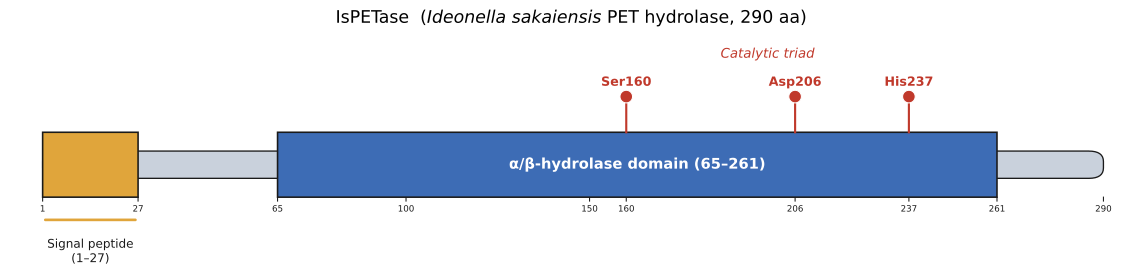

Write Python code to recreate this figure.
#!/usr/bin/env python3
"""Domain schematic of IsPETase (Ideonella sakaiensis PETase, 290 aa).

Draws the protein as a rectangle with the N-terminal signal peptide (1-27)
highlighted and the catalytic Ser-His-Asp triad marked as lollipops.
"""
import matplotlib.pyplot as plt
from matplotlib.patches import FancyBboxPatch, Rectangle

SEQ = ("MNFPRASRLMQAAVLGGLMAVSAAATAQTNPYARGPNPTAASLEASAGPFTVRSFTVSRPSGYGAGTV"
       "YYPTNAGGTVGAIAIVPGYTARQSSIKWWGPRLASHGFVVITIDTNSTLDQPSSRSSQQMAALRQVAS"
       "LNGTSSSPIYGKVDTARMGVMGWSMGGGGSLISAANNPSLKAAAPQAPWDSSTNFSSVTVPTLIFACEN"
       "DSIAPVNSSALPIYDSMSRNAKQFLEINGGSHSCANSGNSNQALIGKKGVAWMKRFMDNDTRYSTFACE"
       "NPNSTRVSDFRTANCS")
N = len(SEQ)                                    # 290
SIGNAL = (1, 27)                                # signal peptide
DOMAIN = (65, 261)                              # HMM domain hit
TRIAD = [(160, 'Ser160'), (206, 'Asp206'), (237, 'His237')]

# palette
C_MATURE = '#3d6cb5'
C_SIGNAL = '#e0a53b'
C_TRIAD  = '#c0392b'
C_BACK   = '#c9d1dc'
INK      = '#1a1a1a'

fig, ax = plt.subplots(figsize=(12, 3.0))

bar_y, bar_h = 0.0, 1.0

# full-length backbone (thin), then overlaid feature boxes
back_h = bar_h * 0.42
back_y = bar_y + (bar_h - back_h) / 2
ax.add_patch(FancyBboxPatch((1, back_y), N - 1, back_h,
             boxstyle='round,pad=0,rounding_size=4', mutation_aspect=0.04,
             linewidth=1.0, edgecolor=INK, facecolor=C_BACK, zorder=2))

# domain hit (65-261)
ax.add_patch(Rectangle((DOMAIN[0], bar_y), DOMAIN[1] - DOMAIN[0], bar_h,
             linewidth=1.2, edgecolor=INK, facecolor=C_MATURE, zorder=3))
# signal peptide (1-27)
ax.add_patch(Rectangle((SIGNAL[0], bar_y), SIGNAL[1] - SIGNAL[0], bar_h,
             linewidth=1.2, edgecolor=INK, facecolor=C_SIGNAL, zorder=3))

# label inside the domain box
ax.text((DOMAIN[0] + DOMAIN[1]) / 2, bar_y + bar_h / 2,
        f'α/β-hydrolase domain ({DOMAIN[0]}–{DOMAIN[1]})',
        ha='center', va='center', color='white', fontsize=11,
        fontweight='bold', zorder=4)

# signal peptide bracket + label below
ax.annotate('', xy=(1, -0.35), xytext=(SIGNAL[1], -0.35),
            arrowprops=dict(arrowstyle='-', color=C_SIGNAL, lw=2))
ax.text((1 + SIGNAL[1]) / 2, -0.62, f'Signal peptide\n({SIGNAL[0]}–{SIGNAL[1]})',
        ha='center', va='top', fontsize=9, color=INK)

# catalytic triad lollipops above the bar
stem_top = bar_h + 0.55
for pos, lab in TRIAD:
    ax.plot([pos, pos], [bar_h, stem_top], color=C_TRIAD, lw=1.6, zorder=5)
    ax.scatter([pos], [stem_top], s=90, color=C_TRIAD, zorder=6,
               edgecolor='white', linewidth=0.8)
    ax.text(pos, stem_top + 0.12, lab, ha='center', va='bottom',
            fontsize=9.5, color=C_TRIAD, fontweight='bold')

ax.text((TRIAD[0][0] + TRIAD[-1][0]) / 2, stem_top + 0.55,
        'Catalytic triad', ha='center', va='bottom', fontsize=10,
        color=C_TRIAD, style='italic')

# residue ruler
ticks = [1, 27, 65, 100, 150, 160, 206, 237, 261, 290]
for t in ticks:
    ax.plot([t, t], [bar_y - 0.06, bar_y], color=INK, lw=0.8, zorder=2)
    ax.text(t, bar_y - 0.12, str(t), ha='center', va='top', fontsize=6.5, color=INK)

ax.set_title('IsPETase  ($Ideonella\\ sakaiensis$ PET hydrolase, 290 aa)',
             fontsize=13, pad=14)
ax.set_xlim(-8, N + 8)
ax.set_ylim(-1.1, 2.4)
ax.axis('off')
fig.tight_layout()

for ext in ('png', 'svg'):
    out = f'/Users/Pixel/Documents/projects/plasticome/hmm-seq-logo/ispetase_domain.{ext}'
    fig.savefig(out, dpi=200, bbox_inches='tight')
    print('wrote', out)
